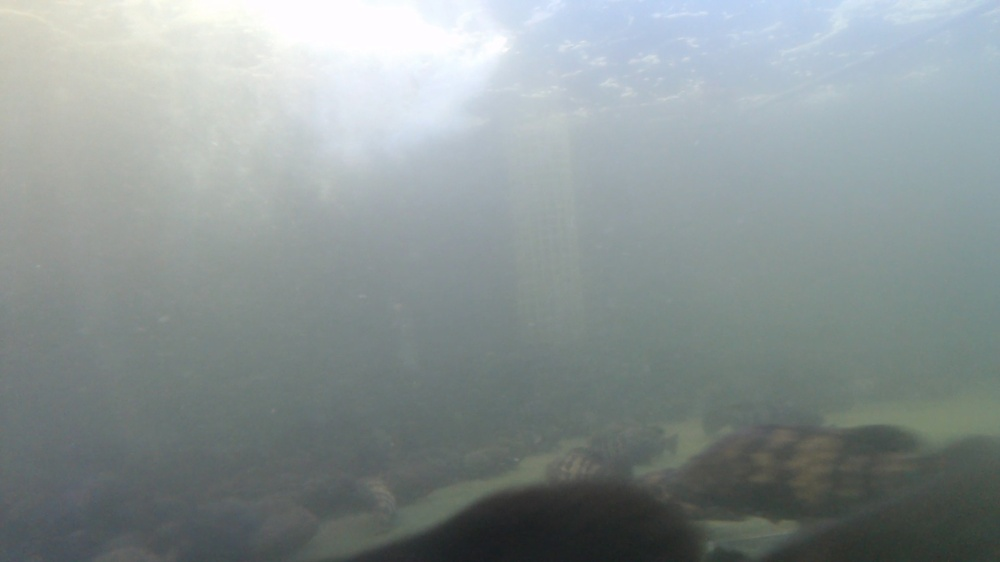
#> input picture image/frame_0017.jpg, 1000 x 562 px, shrunk from 1920 x 1080 before the run, given in place of frame_0000.jpg, which was not available
$ jupyter execute image-processing.ipynb
#> lines starting #> are read from the running program, lines starting #| are printed output that depends on the picture; pictures that were not available may be replaced by others from this repository, and a replacement may not be noted
[cell 1]
import cv2
import os

# 入力動画のパス
# video_path = 'video/NAICe1_WIN_20250519_09_25_56_Pro.mp4'
# video_path = 'video/NAICe2_WIN_20250519_09_29_21_Pro.mp4'
video_path = 'video/NAICe5_WIN_20250519_09_39_43_Pro.mp4'

# 静止画の出力先フォルダ
output_dir = 'image/'
os.makedirs(output_dir, exist_ok=True)

# 動画ファイルを読み込み
cap = cv2.VideoCapture(video_path)

# フレームレート（fps）を取得
fps = cap.get(cv2.CAP_PROP_FPS)

# 総フレーム数
total_frames = int(cap.get(cv2.CAP_PROP_FRAME_COUNT))

# 動画の長さ（秒）
duration_sec = total_frames / fps
print(f"動画時間: {duration_sec:.2f} 秒")

# 1秒ごとのフレーム位置で静止画を保存
for sec in range(int(duration_sec)):
    # 保存したいフレーム番号
    frame_number = int(sec * fps)
    cap.set(cv2.CAP_PROP_POS_FRAMES, frame_number)  # フレーム位置を設定

    ret, frame = cap.read()
    if ret:
        filename = os.path.join(output_dir, f"frame_{sec:04d}.jpg")
        cv2.imwrite(filename, frame)
        print(f"保存: {filename}")
    else:
        print(f"読み込み失敗: {sec} 秒のフレーム")

cap.release()

[cell 2]
import os
import shutil
import math

# 元の画像フォルダ（2161枚）
input_dir = 'image/'

# 出力フォルダ（300枚）
output_dir = 'train/'
os.makedirs(output_dir, exist_ok=True)

# 画像ファイル一覧（並び順を保証）
all_images = sorted([f for f in os.listdir(input_dir) if f.endswith('.jpg')])
total_images = len(all_images)

# 等間隔のステップ数を計算
step = total_images / 300

selected_indices = [math.floor(i * step) for i in range(300)]
selected_images = [all_images[i] for i in selected_indices]

# 選ばれた画像をコピー
for filename in selected_images:
    src_path = os.path.join(input_dir, filename)
    dst_path = os.path.join(output_dir, filename)
    shutil.copyfile(src_path, dst_path)

print(f"{len(selected_images)} 枚の画像を等間隔に抽出して {output_dir} に保存しました。")

[cell 3]
import cv2

img = cv2.imread('image/frame_0000.jpg')
#> img is the input picture: shape (562, 1000, 3); mean B, G, R 148.1, 148.1, 138.7
lab = cv2.cvtColor(img, cv2.COLOR_BGR2LAB)
#> lab: shape (562, 1000, 3); mean of channels 0, 1, 2 153.1, 124.6, 126.9
l, a, b = cv2.split(lab)
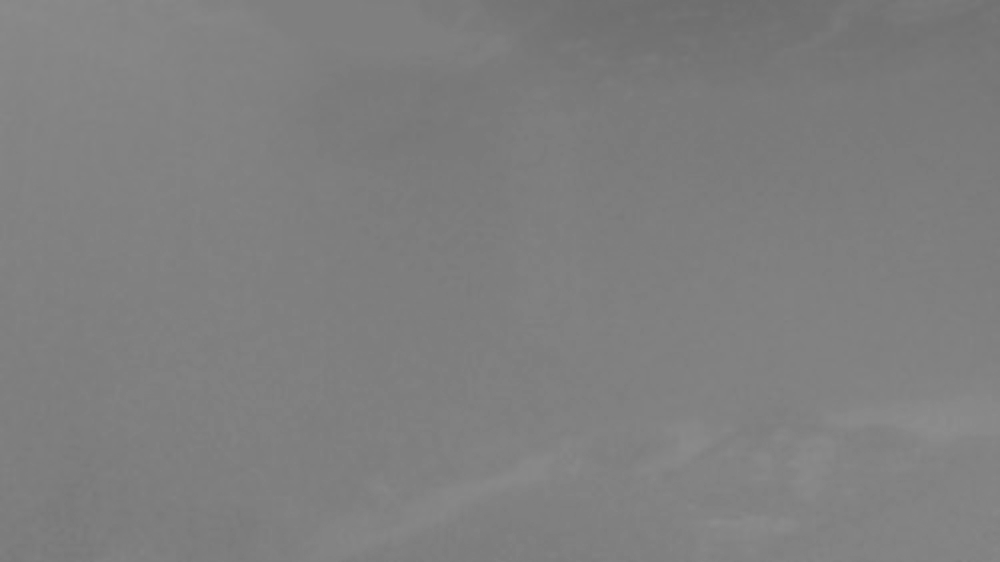
#> b: shape (562, 1000); min 109, max 140, mean 126.9
clahe = cv2.createCLAHE(clipLimit=3.0, tileGridSize=(8, 8))
cl = clahe.apply(l)
limg = cv2.merge((cl, a, b))
#> limg: shape (562, 1000, 3); mean of channels 0, 1, 2 146.8, 124.6, 126.9
final = cv2.cvtColor(limg, cv2.COLOR_LAB2BGR)
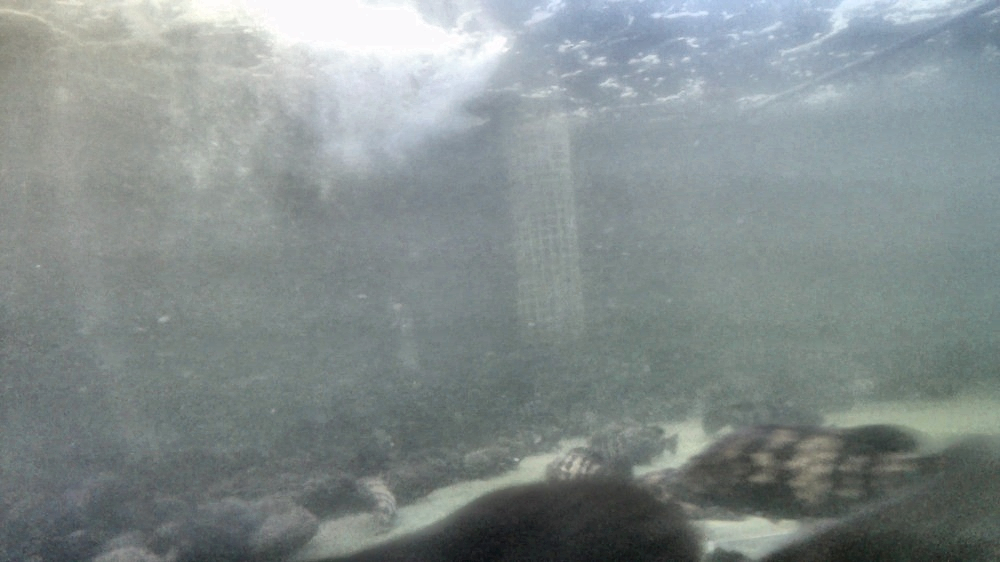
#> final: shape (562, 1000, 3); mean B, G, R 141.1, 141.2, 131.8
cv2.imwrite('aaaaaaa/clahe_result.jpg', final)
#> Out = True

[cell 4]
# ライブラリのインポート
import numpy as np
import cv2
from matplotlib import pyplot as plt

# カラー画像の読み込み
# 第2引数：グレースケール指定
gray_org_img = cv2.imread('image/frame_0000.jpg',0)
#> gray_org_img: shape (562, 1000); min 27, max 255, mean 145.2


# Cannyアルゴリズム実行
# 第2引数：ヒステリアスしきい値処理の最小しきい値
# 第3引数：ヒステリアスしきい値処理の最大しきい値
canny_edges = cv2.Canny(gray_org_img,200,200)
#> canny_edges: shape (562, 1000); every value is 0


# 元画像描画
plt.subplot(121),plt.imshow(gray_org_img,cmap = 'gray')
plt.title('Original Image'), plt.xticks([]), plt.yticks([])

# エッジ検出後の画像描画
plt.subplot(122),plt.imshow(canny_edges,cmap = 'gray')
plt.title('Edge Image'), plt.xticks([]), plt.yticks([])

plt.show()

[cell 5]
import cv2
import numpy as np

def adjust_gamma(image, gamma=1.0):
#> called with gamma = 1.5
    inv_gamma = 1.0 / gamma
    table = np.array([(i / 255.0) ** inv_gamma * 255 for i in range(256)]).astype("uint8")
    return cv2.LUT(image, table)
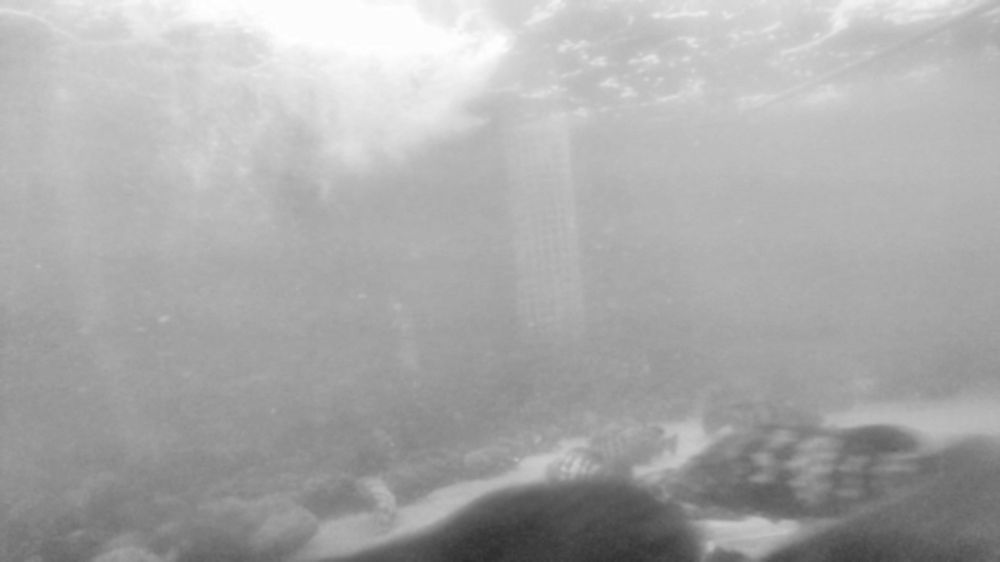
#> returned value: shape (562, 1000); min 45, max 254, mean 170.1

def unsharp_mask(image, kernel_size=(5, 5), alpha=1.5, beta=-0.5):
#> called with kernel_size = (5, 5), alpha = 1.5, beta = -0.5
    blurred = cv2.GaussianBlur(image, kernel_size, 0)
    sharp = cv2.addWeighted(image, alpha, blurred, beta, 0)
    return sharp

# 画像読み込み
img = cv2.imread("image/frame_0000.jpg")

# グレースケール変換
gray = cv2.cvtColor(img, cv2.COLOR_BGR2GRAY)
cv2.imwrite("aaaaaaa/step1_gray.jpg", gray)

# ノイズ除去（ガウシアンブラー）
blurred = cv2.GaussianBlur(gray, (5, 5), 0)
cv2.imwrite("aaaaaaa/step2_blurred.jpg", blurred)

# コントラスト強調（CLAHE）
clahe = cv2.createCLAHE(clipLimit=2.0, tileGridSize=(8, 8))
enhanced = clahe.apply(blurred)
cv2.imwrite("aaaaaaa/step3_clahe.jpg", enhanced)

# === 新しい補正処理（ガンマ補正とシャープ化） ===
gamma_corrected = adjust_gamma(enhanced, gamma=1.5)
cv2.imwrite("aaaaaaa/step4_gamma.jpg", gamma_corrected)

sharpened = unsharp_mask(gamma_corrected)
cv2.imwrite("aaaaaaa/step5_sharpened.jpg", sharpened)

# エッジ検出（Canny）
edges = cv2.Canny(sharpened, 20, 60)
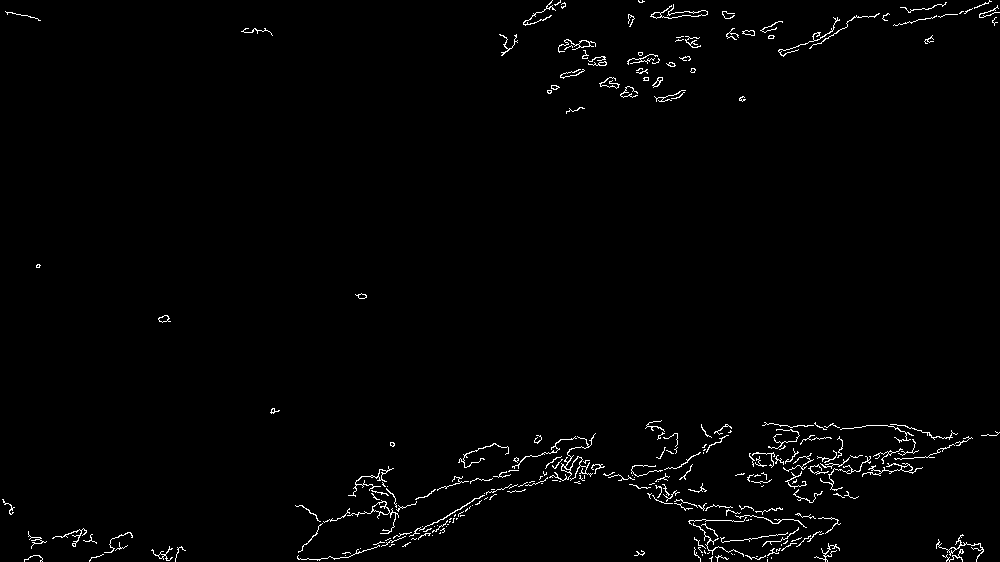
#> edges: shape (562, 1000); 1.5% white in thin lines or dots
cv2.imwrite("aaaaaaa/step6_edges.jpg", edges)
#> Out = True

[cell 6]
def white_balance(img):
    # グレーワールド仮定
    result = img.copy().astype(np.float32)
    avg_b = np.mean(result[:, :, 0])
#> avg_b = 148.1
    avg_g = np.mean(result[:, :, 1])
#> avg_g = 148.1
    avg_r = np.mean(result[:, :, 2])
#> avg_r = 138.7
    avg_gray = (avg_b + avg_g + avg_r) / 3
#> avg_gray = 145

    result[:, :, 0] *= (avg_gray / avg_b)
    result[:, :, 1] *= (avg_gray / avg_g)
    result[:, :, 2] *= (avg_gray / avg_r)
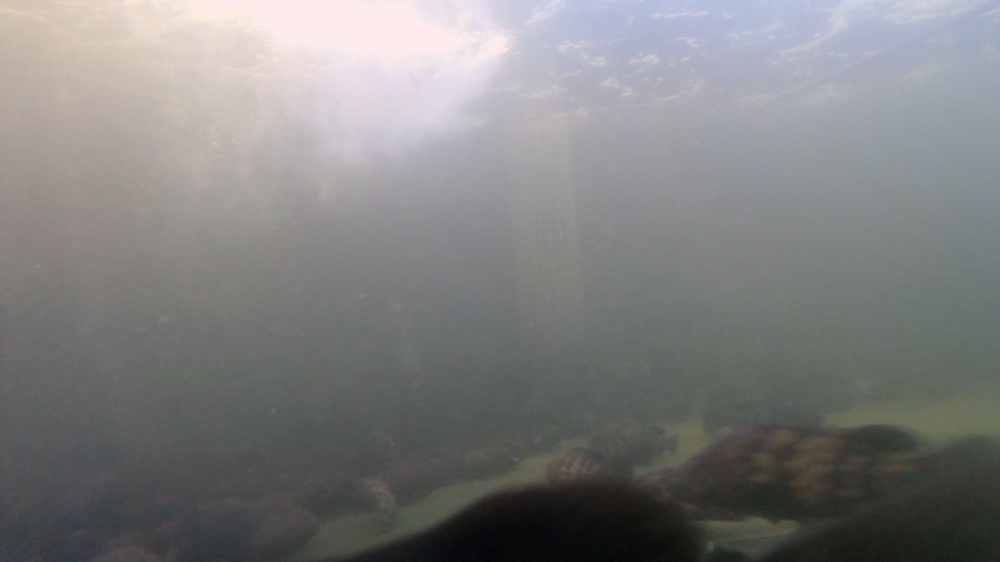
#> result: shape (562, 1000, 3) float32; mean B, G, R 144.9, 145, 144.9; drawn with min black and max white

    return np.clip(result, 0, 255).astype(np.uint8)
#> returned value: shape (562, 1000, 3)

def enhance_contrast(img):
    # HSVで明度だけ強調
    hsv = cv2.cvtColor(img, cv2.COLOR_BGR2HSV)
#> hsv: shape (562, 1000, 3); mean H, S, V 74.4, 14.6, 148.9
    h, s, v = cv2.split(hsv)
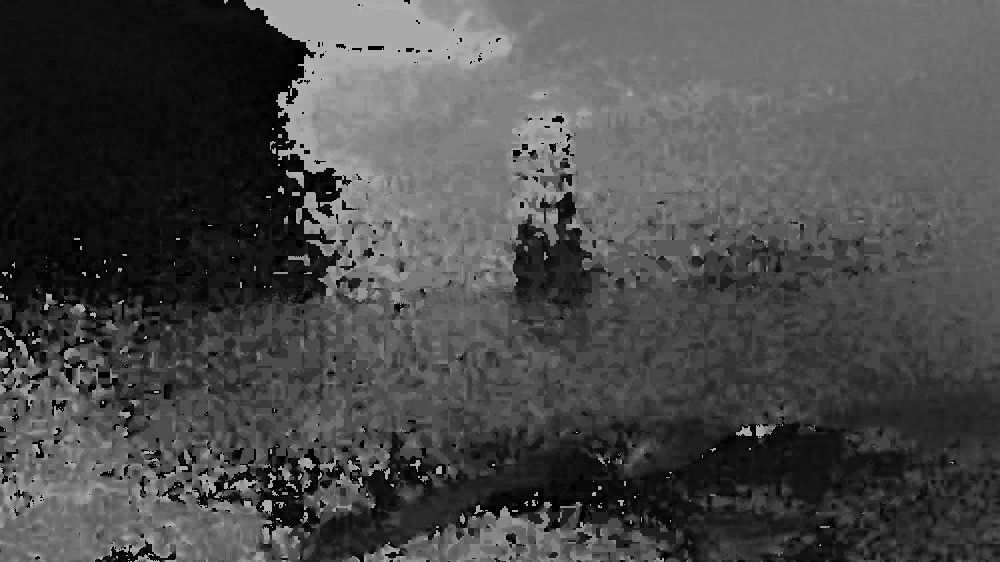
#> h: shape (562, 1000); min 0, max 178, mean 74.4
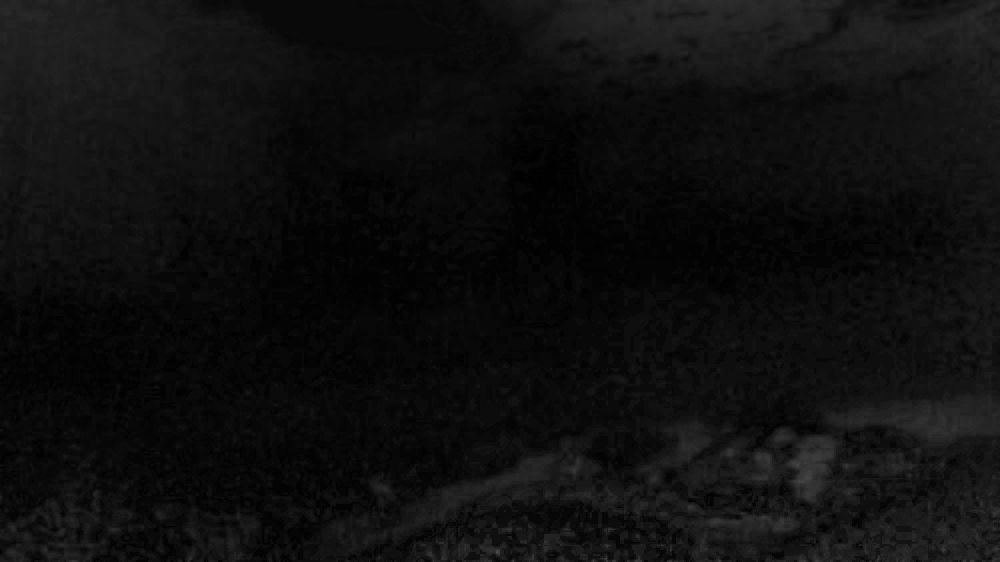
#> s: shape (562, 1000); min 1, max 80, mean 14.6

    # ヒストグラム均等化
    v_eq = cv2.equalizeHist(v)
    hsv_eq = cv2.merge((h, s, v_eq))
#> hsv_eq: shape (562, 1000, 3); mean H, S, V 74.4, 14.6, 128.2
    return cv2.cvtColor(hsv_eq, cv2.COLOR_HSV2BGR)
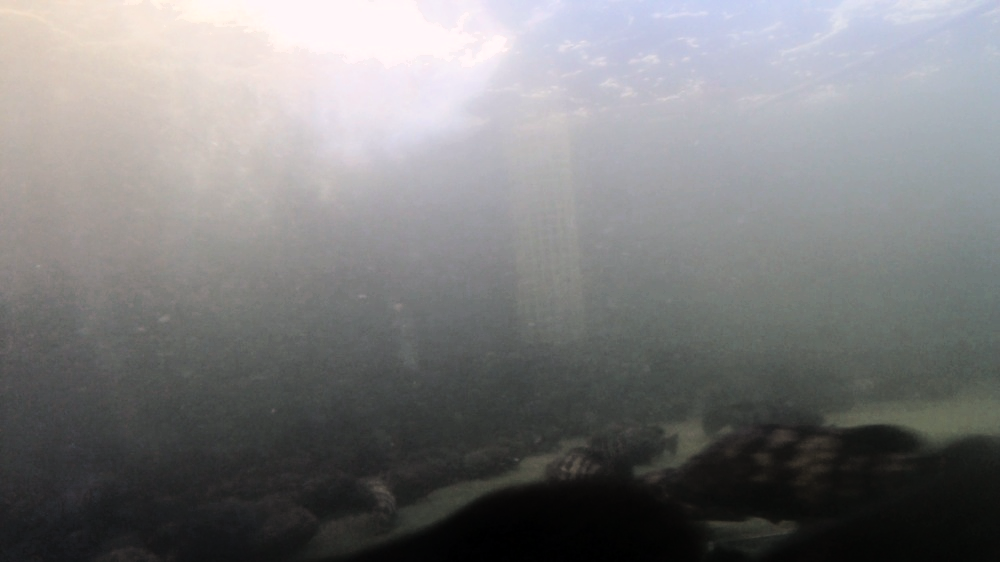
#> returned value: shape (562, 1000, 3); mean B, G, R 124.4, 123.7, 123.9

# 入力画像
img = cv2.imread("image/frame_0000.jpg")

# 1. ホワイトバランス補正
wb = white_balance(img)
cv2.imwrite("aaaaaaa/step1_white_balance.jpg", wb)

# 2. 輝度・コントラスト強調
contrast = enhance_contrast(wb)
cv2.imwrite("aaaaaaa/step2_contrast.jpg", contrast)

# 3. （任意）シャープ化
sharp = cv2.GaussianBlur(contrast, (0, 0), 3)
#> sharp: shape (562, 1000, 3)
sharp = cv2.addWeighted(contrast, 1.5, sharp, -0.5, 0)
cv2.imwrite("aaaaaaa/step3_sharpened.jpg", sharp)
#> Out = True
